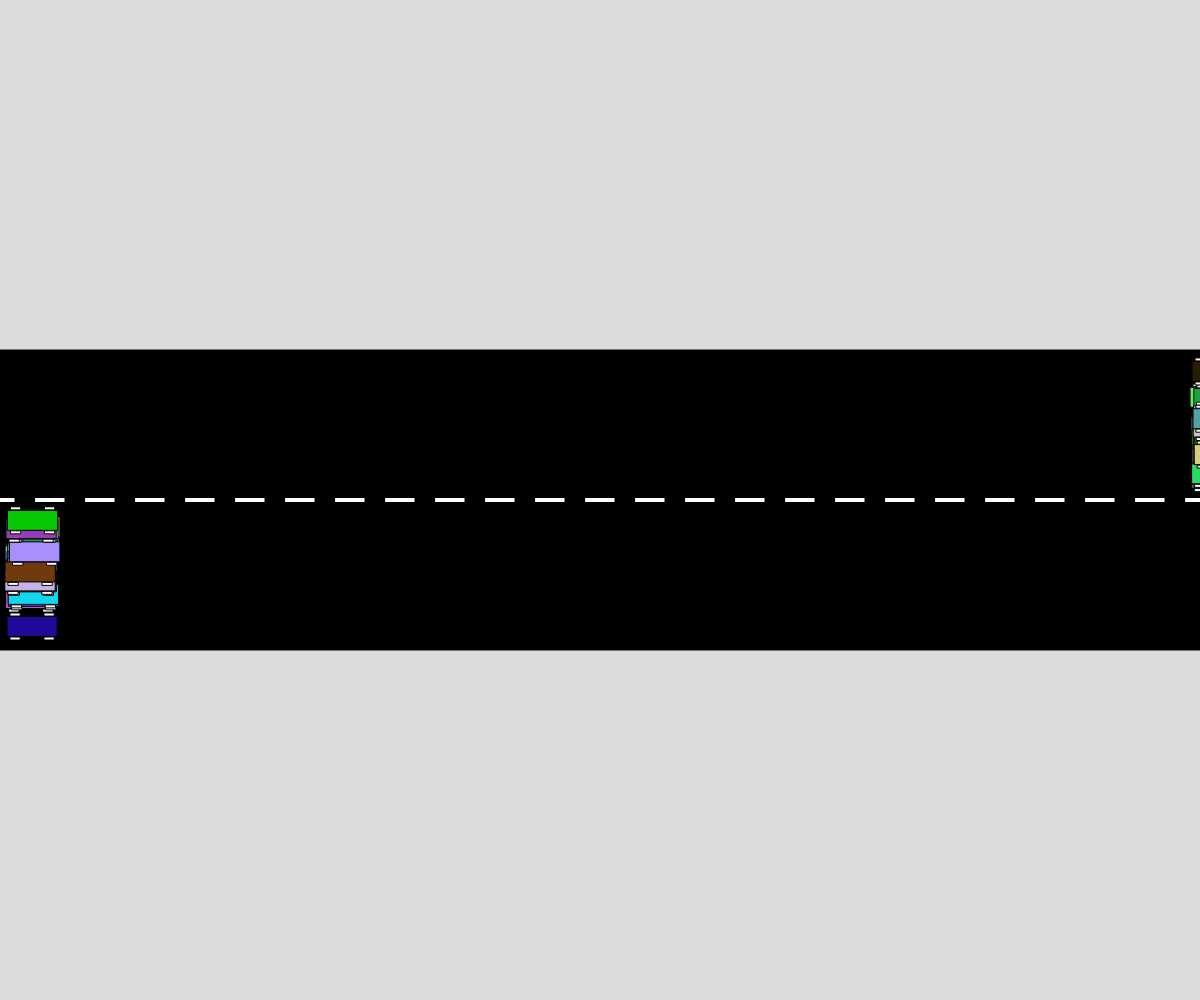
Frame 1 (no input)
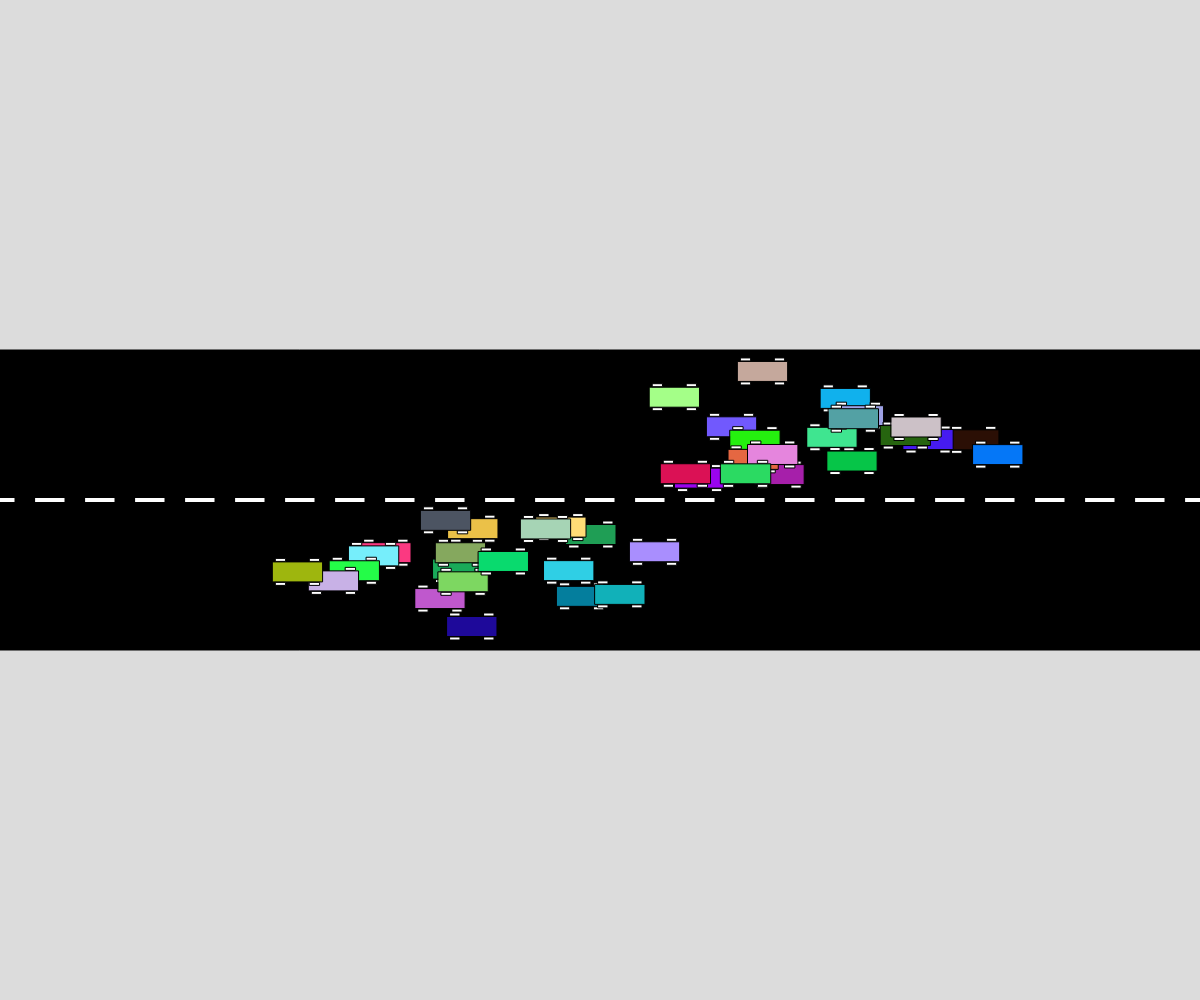
Frame 60 (no input)
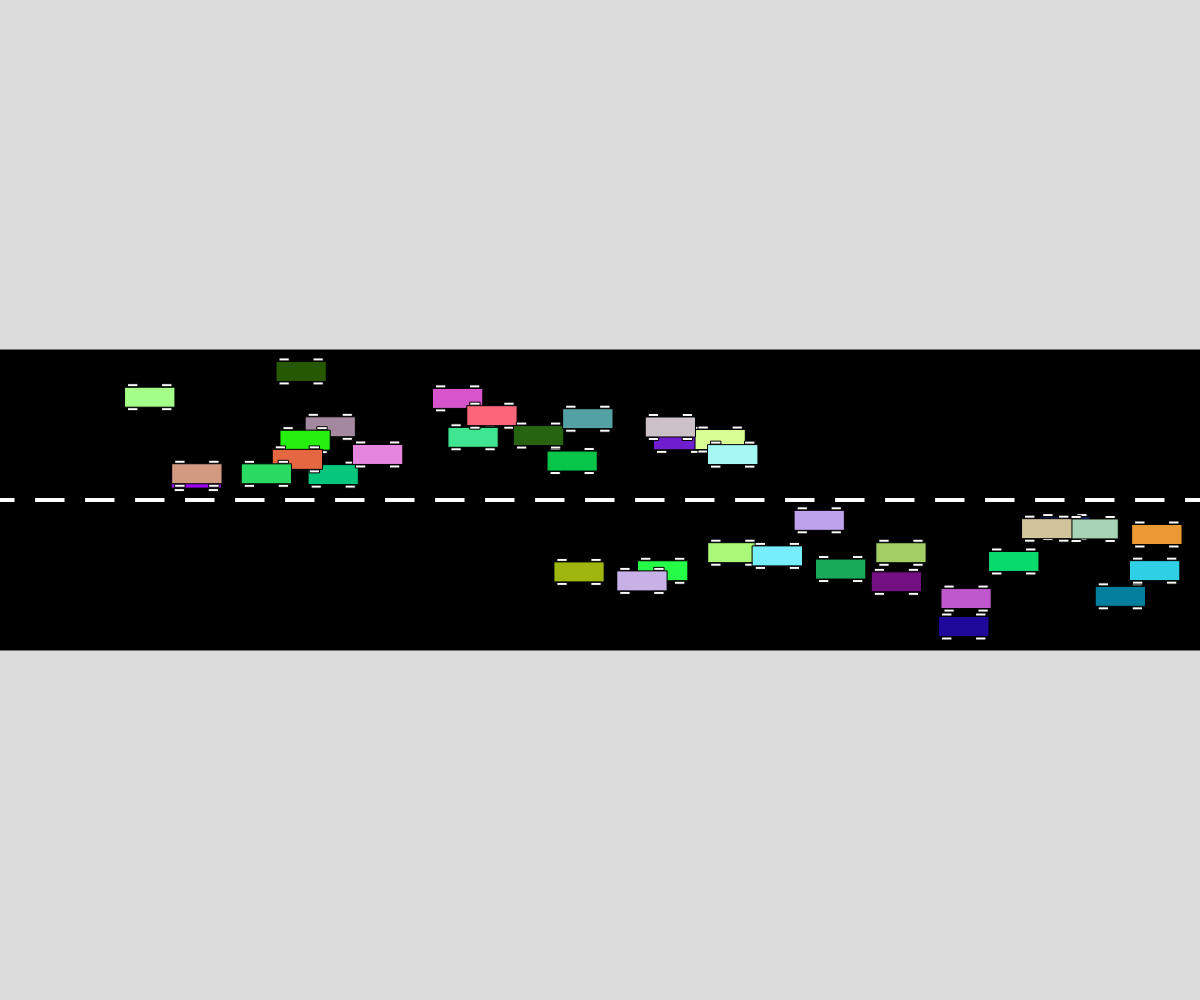
Frame 120 (the mouse pressed at the canvas centre since frame 60)

The p5.js sketch that drew these frames (run headless with seeded random() and noise() and a simulated clock; from frame 60 on, the mouse is pressed at the canvas centre):

// p5.js sketch
// ── sketch.js
// Cars Cars Cars
// Adam Abouelela
// April 15, 2024
// 

let westbound = [], eastbound = [];

function setup() {
  createCanvas(windowWidth, windowHeight);
  rectMode(CENTER);
  for (let i = 0; i < 20; i++){eastbound.push(new Vehicle(0, random(height*0.52, height*0.63), random(5, 10)));}
  for (let i = 0; i < 20; i++){westbound.push(new Vehicle(width, random(height*0.37, height*0.48), random(-5, -10)));}
}

function draw() {
  background(220);
  drawRoad();
  for (let v of eastbound){v.action();}
  for (let v of westbound){v.action();}
}

function drawRoad(){
  fill(0);
  rect(width/2, height/2, width, height*0.3);
  fill(255);
  for (let x = 0; x <= width; x+=50){rect(x, height/2, 30, 5);}
}

class Vehicle{
  constructor(x, y, speed){
    this.type = 0; this.x = x; this.y = y; this.xSpeed = speed; this.color = color(random(255),random(255),random(255))
  }

  display(){
    fill(this.color);
    rect(this.x+25, this.y, 50, 20);
    fill(255);
    rect(this.x+8, this.y-12, 10, 3)
    rect(this.x+8, this.y+12, 10, 3)
    rect(this.x+42, this.y-12, 10, 3)
    rect(this.x+42, this.y+12, 10, 3)
  }
  move(){this.x += this.xSpeed;}
  speedUp(){this.xSpeed++;}
  speedDown(){this.xSpeed--;}
  changeColor(){this.color = color(random(255),random(255),random(255))}
  action(){
    let r = random();
    this.move();
    if (r < 0.01){this.speedUp();}
    else if (r < 0.02){this.speedDown();}
    if (random() < 0.01){this.changeColor();}
    this.display();
  }
}
